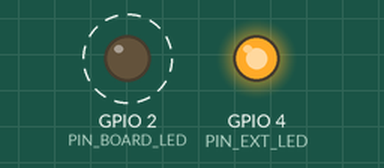
This sketch was run on a simulated ESP32. On the bench: output pins drawn as LEDs (lit = HIGH). Dashed ring = blinking. No radio packets arrive unless stated; what the sketch prints to the serial monitor is not drawn.

Above: at 8.1 s.
Timing chart, 0 to 11.7 s (numbered marks = the images above):
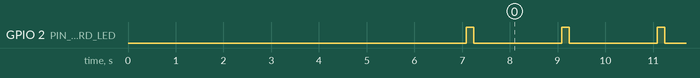

The sketch:

t06_lora_begin.ino
```cpp
/*
 * ==============================================================================
 *  ResQPlug RA02_BRINGUP - T6: LoRa Library Initialisation
 * ==============================================================================
 *  PURPOSE
 *    The real acceptance test. T1-T5 prove individual signals; T6 asks the
 *    actual library the app depends on whether it can bring the radio up.
 *
 *    Requires: sandeepmistry/arduino-LoRa library
 *    (Sketch -> Include Library -> Manage Libraries -> search "LoRa")
 *
 *  WHAT IT TESTS
 *    - LoRa.setPins() + LoRa.begin(433E6) returns true
 *    - Chip version read matches what the library expects
 *    - Radio parameters can be configured
 *
 *  PASS: prints "SUCCESS - Ra-02 online" and the LED lights. Go to T7.
 *  FAIL: LoRa.begin() returns false -> library could not detect the chip.
 *        The library prints its own hint; compare with T3/T4/T5 results.
 *
 *  PIN NOTE
 *    PIN_NSS below must match the pin T5 discovered. If T5 said a different
 *    pin, change it here and in ra02_pins.h before running this test.
 * ==============================================================================
 */

#include <SPI.h>
#include <LoRa.h>

// SYNC: ra02_pins.h
#define PIN_SCK        18
#define PIN_MISO       19
#define PIN_MOSI       23
#define PIN_NSS        17   // <-- CHANGE THIS if T5 discovered a different pin
#define PIN_RST        14
#define PIN_DIO0       26
#define PIN_BOARD_LED   2
#define PIN_EXT_LED     4
// END SYNC

#define LORA_FREQUENCY 433E6

void setup() {
  Serial.begin(115200);
  delay(2000);

  pinMode(PIN_BOARD_LED, OUTPUT); digitalWrite(PIN_BOARD_LED, LOW);
  pinMode(PIN_EXT_LED,   OUTPUT); digitalWrite(PIN_EXT_LED,   LOW);

  Serial.println();
  Serial.println("=========================================================");
  Serial.println("  T6: LORA LIBRARY INITIALISATION");
  Serial.println("=========================================================");
  Serial.print("  NSS=");
  Serial.print(PIN_NSS);
  Serial.print("  RST=");
  Serial.print(PIN_RST);
  Serial.print("  DIO0=");
  Serial.print(PIN_DIO0);
  Serial.print("  SCK=");
  Serial.print(PIN_SCK);
  Serial.print("  MISO=");
  Serial.print(PIN_MISO);
  Serial.print("  MOSI=");
  Serial.println(PIN_MOSI);
  Serial.print("  Frequency : ");
  Serial.print(LORA_FREQUENCY / 1E6, 1);
  Serial.println(" MHz (Philippine ISM band)");
  Serial.println("=========================================================");
  Serial.println();

  Serial.println("[1] Initialising SPI and LoRa pins...");
  SPI.begin(PIN_SCK, PIN_MISO, PIN_MOSI, PIN_NSS);
  LoRa.setPins(PIN_NSS, PIN_RST, PIN_DIO0);
  Serial.println("    done.");
  Serial.println();

  Serial.println("[2] LoRa.begin(433E6) ...");
  bool ok = LoRa.begin(LORA_FREQUENCY);
  Serial.print("    Result : ");
  Serial.println(ok ? "true" : "false");
  Serial.println();

  if (!ok) {
    Serial.println("=========================================================");
    Serial.println("  VERDICT T6: FAIL - LoRa.begin() returned false");
    Serial.println("=========================================================");
    Serial.println("  The library could not detect the SX1278.");
    Serial.println();
    Serial.println("  Work through this order (most->least likely):");
    Serial.println("   [ ] 1. Does T3 return 0x12? If not, fix that first -");
    Serial.println("           T6 cannot pass until register reads work.");
    Serial.println("   [ ] 2. Is PIN_NSS above the pin T5 discovered?");
    Serial.println("   [ ] 3. Is RST on LEFT [4] actually swinging? (T2 + meter)");
    Serial.println("   [ ] 4. Antenna attached? A missing antenna does not stop");
    Serial.println("           begin(), but it will burn the PA on transmit.");
    Serial.println("   [ ] 5. Is 3.3V present at LEFT [3] under power? (DT-830B)");
    Serial.println("   [ ] 6. Is the LoRa library installed and the correct one?");
    Serial.println();
    Serial.println("  Reminder from your own log: two chips failing identically");
    Serial.println("  with all 24 SPI permutations failing is near-impossible");
    Serial.println("  for dead silicon. The connection environment is the fault.");
    Serial.println("=========================================================");
    Serial.println();
    return;
  }

  // --- Configure the radio the way ResQPlug needs it ---
  Serial.println("[3] Configuring radio...");
  LoRa.setTxPower(18);                 // +18 dBm, Ra-02 spec maximum
  LoRa.setSpreadingFactor(7);          // default SF7
  LoRa.setSignalBandwidth(125E3);      // 125 kHz
  LoRa.setCodingRate4(5);              // 4/5
  LoRa.setPreambleLength(8);
  LoRa.setSyncWord(0x12);              // ResQPlug mesh sync word
  Serial.println("    TxPower=+18dBm  SF=7  BW=125kHz  CR=4/5  SyncWord=0x12");
  Serial.println("    done.");
  Serial.println();

  Serial.println("[4] Idle receive for 5 seconds (is the RX path alive?)...");
  LoRa.receive();
  unsigned long start = millis();
  int packets = 0;
  while (millis() - start < 5000) {
    int packetSize = LoRa.parsePacket();
    if (packetSize) {
      packets++;
      Serial.print("    Received ");
      Serial.print(packetSize);
      Serial.print(" bytes: ");
      while (LoRa.available()) Serial.print((char)LoRa.read());
      Serial.println();
    }
  }
  LoRa.idle();
  Serial.print("    Packets received in 5s : ");
  Serial.println(packets);
  Serial.println("    (0 is normal if nothing nearby is transmitting)");
  Serial.println();

  Serial.println("=========================================================");
  Serial.println("  VERDICT T6: PASS");
  Serial.println("  SUCCESS - Ra-02 online at 433.00 MHz.");
  Serial.println("  Chip alive, wiring correct, library accepts the module.");
  Serial.println();
  Serial.println("  NEXT: T7 - transmit a beacon and confirm the RF path.");
  Serial.println("  (Antenna MUST be snapped on before T7.)");
  Serial.println("=========================================================");
  Serial.println();

  digitalWrite(PIN_EXT_LED, HIGH);
}

void loop() {
  // Heartbeat: 1 short blink = T6 passed.
  digitalWrite(PIN_BOARD_LED, HIGH); delay(150);
  digitalWrite(PIN_BOARD_LED, LOW);  delay(1850);
}
```

Measured:
- by itself, GPIO 2 (PIN_BOARD_LED): alternates HIGH for 0.15 s and LOW for 1.9 s
